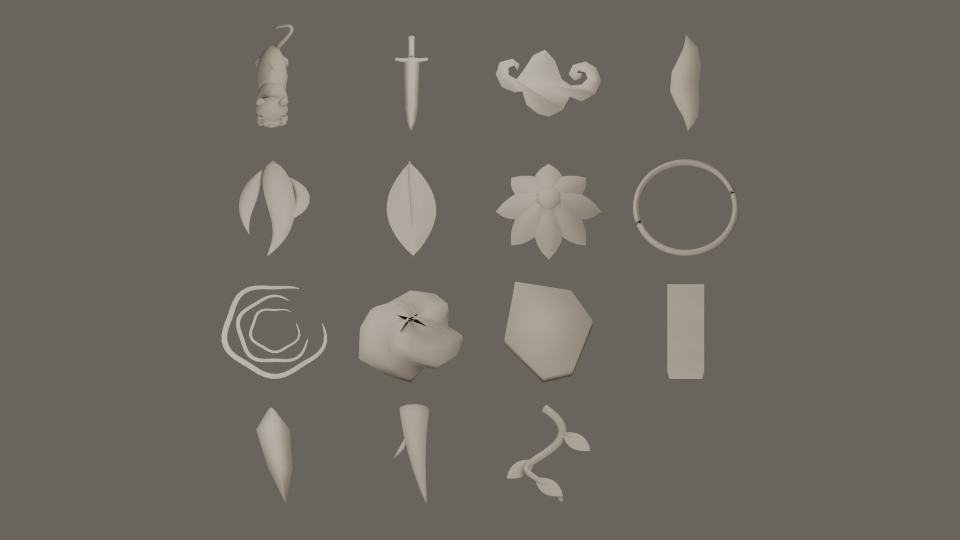
#> input picture Art/SpellVFX120/Blender/UnityFactory_15_SourceShapes.png, 1920 x 1080 px (shown at 1/2 size)
$ python -i bleed308.py   (imports and definitions only)
#> lines starting #> are read from the running program, lines starting #| are printed output that depends on the picture
"""#308 spell VFX overhaul, bleeding ink (D308-53 (3), approved 2026-10-10 "지금 느낌 좋네"): forms -> ink dropped in water.

  python Tools/Art/SpellVFX308/bleed308.py [--sim] [--pack] [preset ...]
      (reads Art/SpellVFX308/Forms2, made by inkforms308.py -- all --out Forms2 --drops 0.5 --thick 1.6)

Three stages:
  --sim   every cel the wet form is poured into a small 2D fluid: the ink is carried by a curling, divergence-free flow (that
          pulls the thread-like strands out), spreads a little, and thins. Writes Art/SpellVFX308/AE/in/<preset>/d_####.png
          (R heat, G wet heart, B wash density).
  (AE)    Tools/AfterEffects/SpellVFX308/bleed308.jsx (AfterFX.exe -r): turbulent displace (finer wandering strands), paper /
          brush fibre multiplied into the wash, and the pooled rim (the wash minus its own blur = the dark edge where ink
          gathers). Writes Art/SpellVFX308/AE/out/<preset>/wash_####.tif and rim_####.tif.
  --pack  packs the sheet from the AE output when it is there (else from the sim alone, with a numpy rim - same channels).
With no stage flag both sim and pack run (AE output, if present and as new as the sim, is used).
Sheet channels: R heat (fire) - G wet heart - B pooled rim - A ink density (soft). 4 x 4 cells, frame 1 top-left; made to be
interpolated between frames. Outputs: Art/SpellVFX308/Flipbooks/v2/<preset>.png, the game copy
Oheangbu/Assets/_Project/Art/SpellVFX308/V2/Textures/T_V308b_<preset>.png, contact sheet Art/SpellVFX308/Review/flipbook_v2_<preset>.png.
How much each element bleeds is its character: metal hardly at all and it is gone at once, water and earth the most, fire is
carried upward, earth lies low.
"""
import sys
from pathlib import Path

import numpy as np
from PIL import Image, ImageDraw
from scipy import ndimage as ndi

ROOT = Path(__file__).resolve().parents[3]
FORMS = ROOT / 'Art/SpellVFX308/Forms2'
BOOKS = ROOT / 'Art/SpellVFX308/Flipbooks/v2'
REVIEW = ROOT / 'Art/SpellVFX308/Review'
GAME = ROOT / 'Oheangbu/Assets/_Project/Art/SpellVFX308/V2/Textures'
AE_IN, AE_OUT = ROOT / 'Art/SpellVFX308/AE/in', ROOT / 'Art/SpellVFX308/AE/out'
TILE, N, SUB, AE_N = 4, 384, 5, 512          # sheet tiles, working resolution, flow steps per cel, AE frame size
# flow: curl strength (px / step at N), strand scale (px), bias = steady drift (x, y; y down), spread = diffusion sigma per step,
# keep = how much wash survives a cel, pour = how much of the form enters the wash, heart = how solid the wet heart stays,
# out = outward push at the start (bursts), loop = periodic preset, still = 16 separate stills, dense = wash opacity curve (<1 = denser)
LOOK = {
    'ink_splat': dict(cell=256, curl=2.6, scale=16, bias=(0, .35), spread=.55, keep=.90, pour=.9, heart=.95, out=1.4, dense=.9, pig=(.16, .16, .17), ink=(.03, .03, .04)),
    'ink_drops': dict(cell=128, curl=2.2, scale=14, bias=(0, .5), spread=.6, keep=.9, pour=.95, heart=.9, still=True, dense=.9, pig=(.16, .16, .17), ink=(.03, .03, .04)),
    'wood_splinter': dict(cell=256, curl=1.3, scale=12, bias=(0, .15), spread=.4, keep=.88, pour=.95, heart=1.0, out=.6, dense=.75, pig=(.13, .24, .16), ink=(.04, .09, .06)),
    'fire_tongue': dict(cell=256, curl=2.4, scale=14, bias=(0, -1.9), spread=.55, keep=.80, pour=.8, heart=.75, loop=True, heat=True, dense=1.0, pig=(.40, .12, .07), ink=(.07, .04, .03)),
    'fire_burst': dict(cell=256, curl=2.6, scale=14, bias=(0, -1.6), spread=.5, keep=.86, pour=.85, heart=.85, out=.4, heat=True, dense=.9, pig=(.40, .12, .07), ink=(.07, .04, .03)),
    'earth_dust': dict(cell=256, curl=1.8, scale=20, bias=(0, .05), spread=.8, keep=.92, pour=.8, heart=.7, out=.5, dense=.9, pig=(.47, .38, .26), ink=(.14, .10, .06)),
    'metal_streak': dict(cell=256, curl=.5, scale=10, bias=(0, 0), spread=.3, keep=.55, pour=.6, heart=1.0, out=.2, dense=.8, pig=(.42, .45, .48), ink=(.05, .05, .06)),
    'water_ring': dict(cell=256, curl=2.0, scale=18, bias=(0, .55), spread=.65, keep=.90, pour=.85, heart=.9, out=.5, dense=.9, pig=(.14, .25, .38), ink=(.03, .05, .09)),
    'water_orb': dict(cell=256, curl=2.2, scale=18, bias=(0, .8), spread=.6, keep=.82, pour=.7, heart=.9, loop=True, dense=.9, pig=(.14, .25, .38), ink=(.03, .05, .09)),
    # 4th pass, the range forms
    'wood_stroke': dict(cell=256, curl=1.3, scale=13, bias=(0, -.1), spread=.45, keep=.9, pour=.95, heart=1.0, dense=.75, pig=(.13, .24, .16), ink=(.04, .09, .06)),
    'fire_lick': dict(cell=256, curl=2.2, scale=14, bias=(1.3, -.7), spread=.5, keep=.8, pour=.85, heart=.7, loop=True, heat=True, dense=.9, pig=(.40, .12, .07), ink=(.07, .04, .03)),
    'speed_line': dict(cell=256, curl=.7, scale=10, bias=(-.9, 0), spread=.35, keep=.72, pour=.8, heart=1.0, still=True, dense=.8, pig=(.42, .45, .48), ink=(.05, .05, .06)),
    'earth_heave': dict(cell=256, curl=1.8, scale=18, bias=(0, .25), spread=.7, keep=.92, pour=.85, heart=.8, out=.2, dense=.85, pig=(.47, .38, .26), ink=(.14, .10, .06)),
    'ink_pool': dict(cell=256, curl=1.3, scale=18, bias=(0, 0), spread=.6, keep=.92, pour=.9, heart=.22, out=.9, dense=.95, pig=(.13, .2, .15), ink=(.03, .05, .04)),      # 5th pass: the ground of a circle
    'water_crest': dict(cell=256, curl=1.7, scale=16, bias=(0, .4), spread=.55, keep=.9, pour=.9, heart=.95, dense=.85, pig=(.14, .25, .38), ink=(.03, .05, .09)),
    # 6th pass (D308-83): the ink before the spell. hair = bristle lines along +X cut into the wash (a thrown stroke has a direction)
    'ink_throw': dict(cell=256, curl=.9, scale=12, bias=(.8, .3), spread=.4, keep=.86, pour=.95, heart=1.0, dense=.8, hair=.55, pig=(.16, .16, .17), ink=(.03, .03, .04)),
    'ink_wisp': dict(cell=256, curl=2.0, scale=14, bias=(-.8, -.5), spread=.5, keep=.72, pour=.6, heart=.4, loop=True, dense=.9, hair=.2, pig=(.16, .16, .17), ink=(.03, .03, .04)),
    'ink_gather': dict(cell=256, curl=1.5, scale=14, bias=(0, 0), spread=.45, keep=.82, pour=.9, heart=.8, out=-.5, dense=.85, pig=(.16, .16, .17), ink=(.03, .03, .04)),
}
PAPER = np.array((.87, .84, .77), np.float32)
HEAT = np.array((.93, .46, .13), np.float32)
YY, XX = np.mgrid[0:N, 0:N].astype(np.float32)


# [7 lines left out: function psi, not called in this run]


def flow(stream):
    return np.gradient(stream, axis=0), -np.gradient(stream, axis=1)         # (vx, vy)


def advect(field, vx, vy):
    return ndi.map_coordinates(field, [YY - vy, XX - vx], order=1, mode='constant')


def load(file):
    src = np.asarray(Image.open(file).convert('RGBA').resize((N, N), Image.BOX), np.float32) / 255
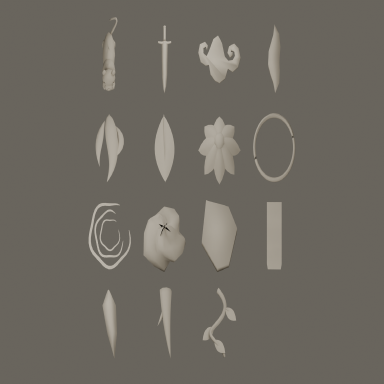
#> src: shape (384, 384, 4) float32; mean R, G, B, A 0.431, 0.414, 0.382, 1
    cov = ndi.gaussian_filter(src[..., 3], 1.0)
#> cov: shape (384, 384) float32; every value is 1
    return cov, src[..., 0] * src[..., 3]


# [94 lines left out: functions sim, pack, not called in this run]


# [9 lines not run here, left out]

>>> result = load('../../../Art/SpellVFX120/Blender/UnityFactory_15_SourceShapes.png')

$ run again, on Art/SpellVFX120/Blender/Beast_B2_ThreeQuarter.png
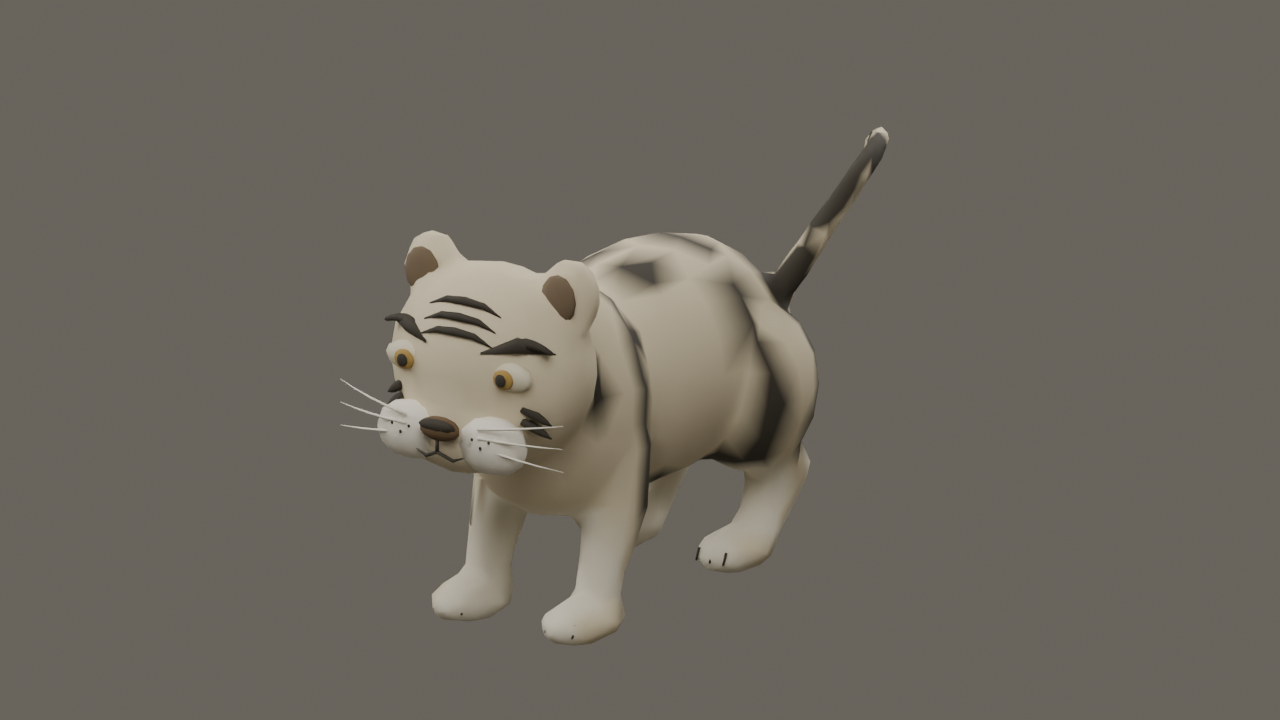
#> input picture Art/SpellVFX120/Blender/Beast_B2_ThreeQuarter.png, 1280 x 720 px
#> in load, `src = np.asarray(Image.open(file).convert('RGBA').resize((N, N), Image..`:
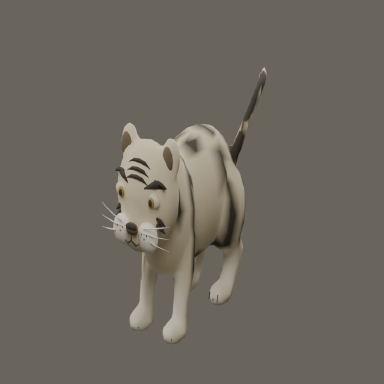
#> src: shape (384, 384, 4) float32; mean R, G, B, A 0.427, 0.409, 0.374, 1
#> cov: shape (384, 384) float32; every value is 1

$ run again, on Art/SpellVFX120/Blender/StoneGuardian_B1_Front.png
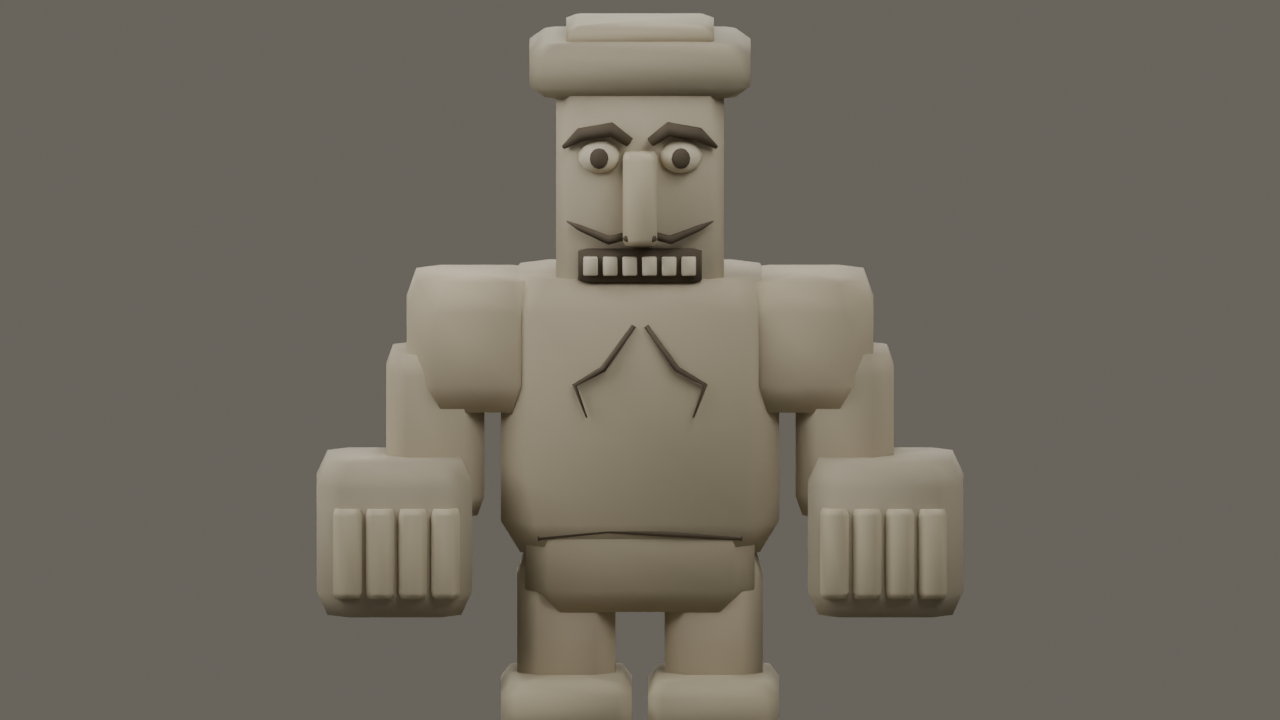
#> input picture Art/SpellVFX120/Blender/StoneGuardian_B1_Front.png, 1280 x 720 px
#> in load, `src = np.asarray(Image.open(file).convert('RGBA').resize((N, N), Image..`:
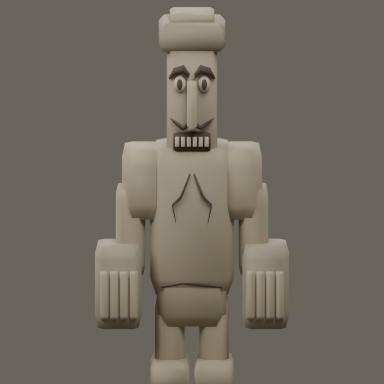
#> src: shape (384, 384, 4) float32; mean R, G, B, A 0.44, 0.419, 0.378, 1
#> cov: shape (384, 384) float32; every value is 1

$ run again, on Art/SpellVFX120/Blender/StoneGuardian_B1_Front_Full.png
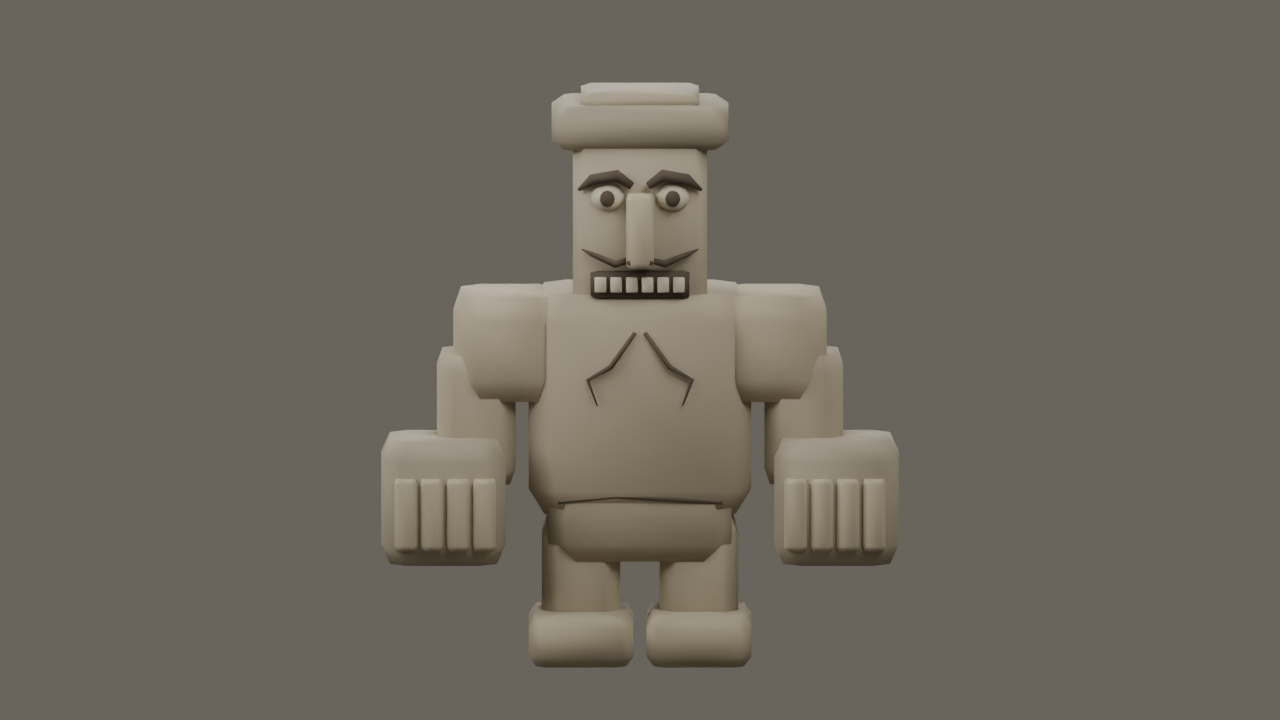
#> input picture Art/SpellVFX120/Blender/StoneGuardian_B1_Front_Full.png, 1280 x 720 px
#> in load, `src = np.asarray(Image.open(file).convert('RGBA').resize((N, N), Image..`:
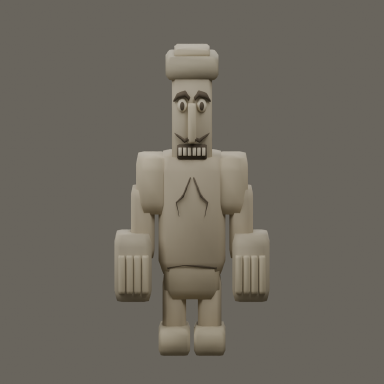
#> src: shape (384, 384, 4) float32; mean R, G, B, A 0.429, 0.41, 0.373, 1
#> cov: shape (384, 384) float32; every value is 1
